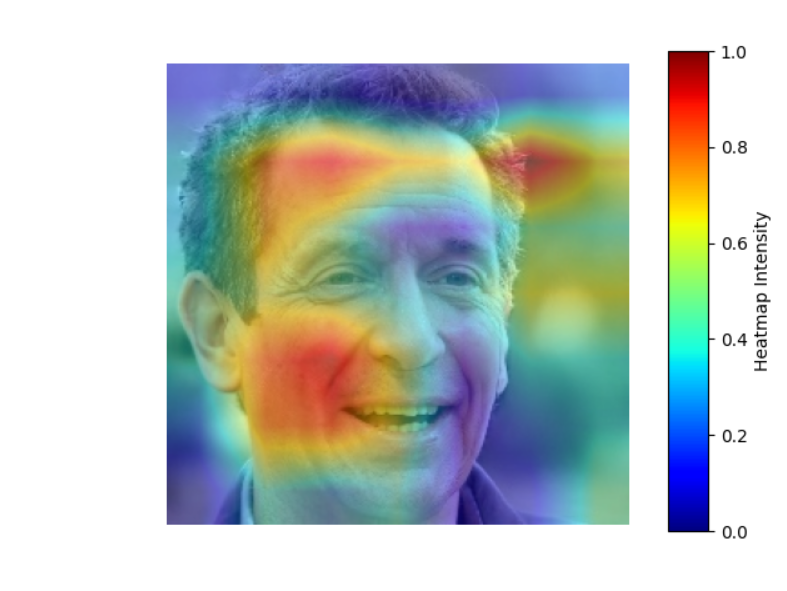
#> input picture Capture.PNG, 787 x 591 px, given as the content of the folder /content/drive/MyDrive/Fake, which was not available
$ python RASPD_plus_SE_data_for_NN.py
#> lines starting #> are read from the running program, lines starting #| are printed output that depends on the picture; pictures that were not available may be replaced by others from this repository, and a replacement may not be noted
# Instructions for using this script on HPC:
# 1. Set the input folder path in the `image_path` variable.
#    Example: "/scratch/username/images/"
# 2. Set the base folder for saving output data in the `base_saving_path` variable.
#    Example: "/scratch/username/output/"
# 3. Ensure all necessary Python libraries are installed (numpy, Pillow, pysteps).
#    Use: `pip install numpy Pillow pysteps` or load Python modules specific to HPC.
# 4. The script saves data into three subfolders under `base_saving_path`:
#    - RASPD_raw/: For raw RAPSD data before log scaling.
#    - RASPD_log/: For RAPSD data after log scaling.
#    - SE/: For SE (squared error) data.

import os
import glob
import numpy as np
from PIL import Image
from pysteps.utils import spectral

# Function to load images
def load_images_from_folder(folder_path, size=(320, 320)):
#> called with folder_path = '/content/drive/MyDrive/Fake/', size = (320, 320)
    images = []
    image_files = glob.glob(os.path.join(folder_path, "*.jpg")) + glob.glob(os.path.join(folder_path, "*.png"))
    image_names = []  # Store filenames

    if len(image_files) == 0:
        print("No images found in the folder.")
        return images, image_names

    for file_path in image_files:
        try:
            with Image.open(file_path) as img:
#> img is the input picture: PIL image 787x591 RGBA; mean R, G, B, A 189.4, 198.3, 192.3, 255
                img = img.convert("RGB")
#> img: PIL image 787x591 RGB
                img = img.resize(size)
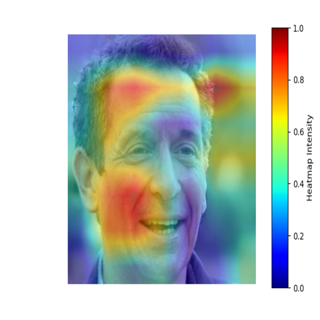
#> img: PIL image 320x320 RGB; mean R, G, B 189.3, 198.2, 192.3
                images.append(np.array(img).astype(np.float32) / 255.0)
                image_names.append(os.path.basename(file_path))  # Save only the filename
        except Exception as e:
            print(f"Error loading image {file_path}: {e}")

    print(f"{len(images)} images loaded.")
#| 1 images loaded.
#> `images, image_names = load_images_from_folder(image_path)`: image_names = ['Capture.PNG']
    return np.array(images), image_names

# Function to compute RAPSD
def calculate_rapsd(images):
    rapsd_data_raw = []  # RAPSD before log scaling
    rapsd_data_log = []  # RAPSD after log scaling

    for img in images:
        try:
            rapsd, frequencies = spectral.rapsd(img[..., 1], fft_method=np.fft, return_freq=True)
            valid_idx = frequencies[1:] > 0

            # Save RAPSD before log scaling
            rapsd_data_raw.append((frequencies[1:], rapsd[1:]))

            # Log scaling
            log_freq = np.log(frequencies[1:][valid_idx])
            log_rapsd = np.log(rapsd[1:][valid_idx])
            rapsd_data_log.append((log_freq, log_rapsd))
        except Exception as e:
            print(f"Error computing RAPSD for an image: {e}")
#> this loop made 1 pass
#> after the loop, rapsd_data_log = []; rapsd_data_raw = []

    return rapsd_data_raw, rapsd_data_log

# Function to compute LS fit and SE
def perform_ls_and_se(log_freq, log_rapsd):
    coeffs = np.polyfit(log_freq, log_rapsd, 1)
    poly = np.poly1d(coeffs)
    y_pred = poly(log_freq)
    se = (log_rapsd - y_pred) ** 2
    return se

# Function to save data in specific folders
def save_data_to_specific_folder(base_path, data, folder_name, data_type, image_name):
    folder_path = os.path.join(base_path, folder_name)
    os.makedirs(folder_path, exist_ok=True)  # Create folder if it doesn't exist

    # Save data with the image name
    base_name = os.path.splitext(image_name)[0]  # Get filename without extension
    filename = os.path.join(folder_path, f"{base_name}_{data_type}.npy")
    np.save(filename, data)
    print(f"{data_type} data for {image_name} saved to: {filename}")

# Main program
if __name__ == "__main__":
    # Input path (change this for HPC)
    image_path = "/content/drive/MyDrive/Fake/"  # Change to your input folder

    # Output base path (change this for HPC)
    base_saving_path = "/content/drive/MyDrive/Fake/Data/"  # Change to your output folder

    images, image_names = load_images_from_folder(image_path)

    if len(images) > 0:
        # Compute RAPSD
#> (the run stopped early here; a loop or call above may not have finished)

$ run again, on real-shine.png
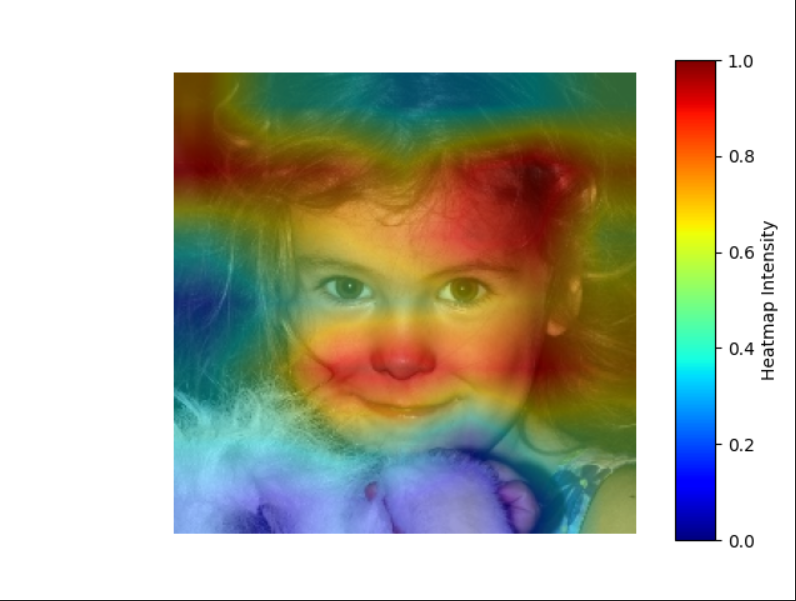
#> input picture real-shine.png, 796 x 601 px, given as the content of the folder /content/drive/MyDrive/Fake, which was not available
#> in load_images_from_folder, img is the input picture: PIL image 796x601 RGBA; mean R, G, B, A 184.5, 184.1, 168.4, 255
#> in load_images_from_folder, `img = img.resize(size)`:
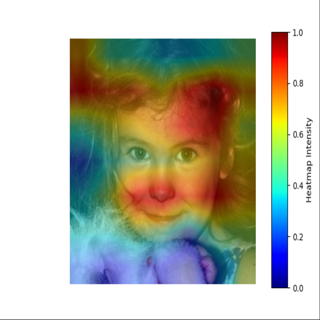
#> img: PIL image 320x320 RGB; mean R, G, B 184.5, 184.1, 168.4
#| 1 images loaded.
#> image_names = ['real-shine.png']
#> the loop in calculate_rapsd, `for img in images:` made 1 pass
#> after the loop in calculate_rapsd, `for img in images:`: rapsd_data_log = []

$ run again, on real_CAM.png
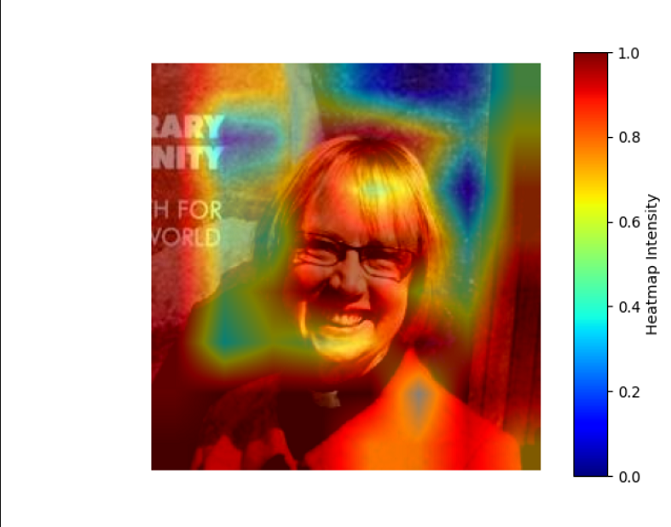
#> input picture real_CAM.png, 671 x 527 px, given as the content of the folder /content/drive/MyDrive/Fake, which was not available
#> in load_images_from_folder, img is the input picture: PIL image 671x527 RGBA; mean R, G, B, A 197.9, 168, 148.8, 255
#> in load_images_from_folder, `img = img.resize(size)`:
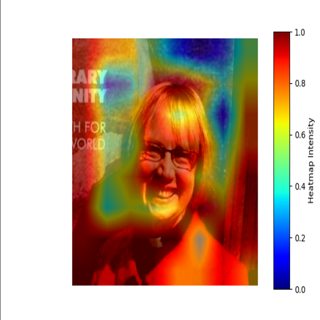
#> img: PIL image 320x320 RGB; mean R, G, B 197.9, 168, 148.8
#| 1 images loaded.
#> image_names = ['real_CAM.png']
#> the loop in calculate_rapsd, `for img in images:` made 1 pass
#> after the loop in calculate_rapsd, `for img in images:`: rapsd_data_log = []
